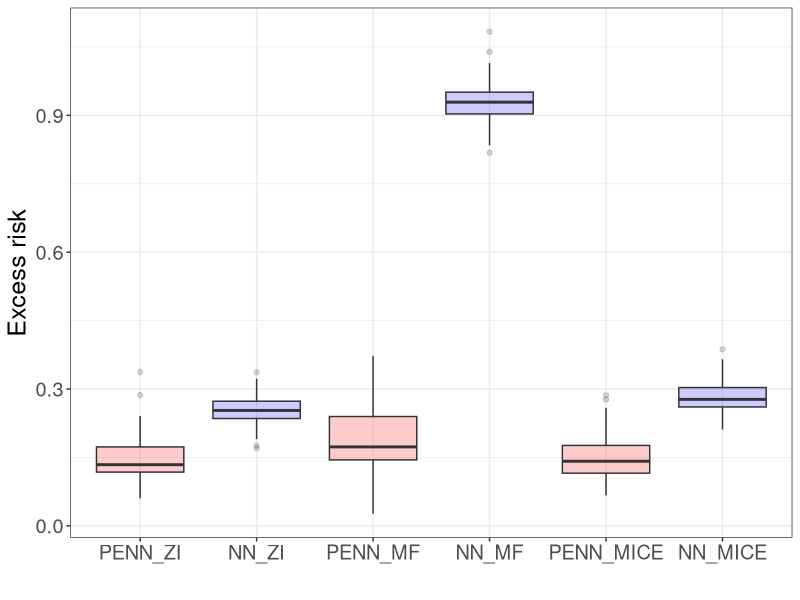

This chart was generated by the following R code:
library(ggplot2)
library(tidyr)

PENN_ZI = c(0.8981430530548096, 0.9179642796516418, 0.8719450235366821, 0.8891510963439941, 0.8471472859382629, 0.931098222732544, 0.9088613390922546, 0.85178142786026, 0.9935603737831116, 0.9996105432510376, 0.8995017409324646, 0.9290486574172974, 0.9031370878219604, 0.8957374095916748, 1.0013478994369507, 0.9773666262626648, 0.9057207107543945, 0.8906202912330627, 0.9054656028747559, 0.8931309580802917, 0.9055522680282593, 0.9371340870857239, 0.9447075128555298, 0.8910856246948242, 0.9396334886550903, 0.879650890827179, 0.892600417137146, 0.9991257786750793, 0.853626549243927, 0.899844229221344, 1.0603020191192627, 0.8567478656768799, 1.0143862962722778, 0.8807156085968018, 0.9175353646278381, 0.8916091918945312, 0.8761974573135376, 0.891528308391571, 0.9473190307617188, 0.9300574064254761, 0.9988600611686707, 0.9161072373390198, 0.9636011719703674, 0.8887673616409302, 0.909341037273407, 0.9064801931381226, 0.9776756763458252, 0.8508652448654175, 0.9206567406654358, 0.9140392541885376, 0.904786229133606, 1.0108611583709717, 0.8562504053115845, 0.865617573261261, 0.8930495977401733, 0.8887737989425659, 0.9464021325111389, 0.9243444204330444, 0.8923313617706299, 0.9065456986427307, 0.9203923940658569, 0.9178910255432129, 0.9514868259429932, 0.8577574491500854, 0.9160188436508179, 1.0104621648788452, 0.9901244044303894, 0.8902503848075867, 0.8953331112861633, 0.951202929019928, 0.878387987613678, 1.1108859777450562, 0.9751372933387756, 0.9344590902328491, 0.8558092713356018, 0.9121066331863403, 0.8972010016441345, 0.9500240087509155, 0.849419116973877, 0.9150005578994751, 0.9495694041252136, 0.9234029054641724, 0.9853662252426147, 0.8856242299079895, 0.8484928011894226, 0.9252944588661194, 0.9460891485214233, 0.8966972827911377, 0.8342338800430298, 0.9594048857688904, 0.8926125764846802, 0.8944607377052307, 0.9552436470985413, 0.9579041004180908, 0.8341948986053467, 0.9011351466178894, 1.00978422164917, 0.9087114334106445, 0.891543447971344, 0.900867760181427) - 0.5236 - 0.25

NN_ZI = c(1.0285301208496094, 0.9749572277069092, 0.9495732188224792, 1.0852031707763672, 1.0258742570877075, 1.019879937171936, 1.0074220895767212, 1.0263911485671997, 1.025162696838379, 1.050432562828064, 1.0191011428833008, 1.0261379480361938, 1.0297545194625854, 1.0200010538101196, 1.0814987421035767, 0.9939532279968262, 1.009804606437683, 0.943695604801178, 0.9725736379623413, 1.0042262077331543, 1.0044124126434326, 1.0387805700302124, 1.0088030099868774, 1.0404243469238281, 0.9759887456893921, 0.9925470948219299, 1.024596095085144, 1.0247492790222168, 1.0845609903335571, 1.0429497957229614, 1.055828332901001, 1.0122623443603516, 1.0567482709884644, 1.0265699625015259, 1.03047513961792, 1.0089137554168701, 1.0651593208312988, 1.0455931425094604, 1.00687837600708, 1.059706211090088, 1.0661544799804688, 1.0223528146743774, 1.0172446966171265, 1.0227460861206055, 1.0174604654312134, 1.0156315565109253, 1.0336965322494507, 1.0322272777557373, 0.9723886847496033, 1.0545127391815186, 1.063052773475647, 1.0722581148147583, 0.9901195168495178, 1.0355546474456787, 1.0172845125198364, 1.0744117498397827, 1.0859313011169434, 1.0822328329086304, 1.1098443269729614, 1.0285080671310425, 1.0081961154937744, 1.034538984298706, 1.0947377681732178, 1.005500078201294, 1.010970115661621, 0.9950564503669739, 1.0395363569259644, 1.0306477546691895, 1.0454974174499512, 0.9978573322296143, 1.0399644374847412, 1.0324623584747314, 1.0421507358551025, 1.0191632509231567, 0.9835841059684753, 1.0333943367004395, 1.0633689165115356, 1.0295969247817993, 1.0061239004135132, 1.054089069366455, 1.0660854578018188, 1.0170183181762695, 1.0179574489593506, 1.085968017578125, 0.9966558814048767, 0.9678615927696228, 1.0282806158065796, 1.060560703277588, 1.0133986473083496, 1.0833990573883057, 0.9989176988601685, 1.0313661098480225, 1.058627963066101, 1.0265856981277466, 0.9635530114173889, 1.0284276008605957, 1.0265367031097412, 1.0963369607925415, 1.011352777481079, 1.0058575868606567) - 0.5236 - 0.25 

PENN_MF = c(0.9502116441726685, 0.9084093570709229, 0.9931526184082031, 0.9349477291107178, 1.023658037185669, 0.9127238988876343, 0.9393681883811951, 0.9635742902755737, 0.9028569459915161, 0.9286973476409912, 0.8711751699447632, 0.9405534267425537, 0.9492233395576477, 1.0242514610290527, 0.933876633644104, 0.8866378664970398, 1.1027477979660034, 0.9292463064193726, 0.9234132766723633, 0.9275219440460205, 0.8929771780967712, 0.9483951330184937, 0.9444286227226257, 0.9743754863739014, 0.8963448405265808, 0.9508382081985474, 0.9612061381340027, 1.1462643146514893, 0.9753751754760742, 0.9182232618331909, 0.8879359364509583, 0.9777414202690125, 0.9825847744941711, 0.9544582962989807, 0.8856005668640137, 0.9194392561912537, 1.0674986839294434, 0.9136257767677307, 0.8827150464057922, 1.0755515098571777, 0.9228503108024597, 1.0448341369628906, 0.9219531416893005, 1.1068769693374634, 0.9554400444030762, 0.9046061635017395, 1.073322057723999, 0.8458372950553894, 0.8755626082420349, 1.0754942893981934, 0.9857501983642578, 1.049116849899292, 1.054160714149475, 1.0955190658569336, 0.9138284921646118, 1.069750428199768, 0.9188923835754395, 0.9831214547157288, 0.9039121270179749, 0.9950318336486816, 0.9684494137763977, 1.012674331665039, 0.9415819048881531, 0.8753094673156738, 1.1303414106369019, 0.9126474857330322, 0.9022233486175537, 0.9234523177146912, 0.9324686527252197, 0.950774610042572, 1.0875959396362305, 0.9401062726974487, 0.9287468791007996, 0.9882795810699463, 0.9424874782562256, 0.9449594020843506, 0.9410761594772339, 0.8878660202026367, 0.8861382007598877, 1.0179492235183716, 0.9283453226089478, 1.0820010900497437, 1.0031989812850952, 0.9421428442001343, 1.0894510746002197, 0.9013070464134216, 0.9401006698608398, 1.0719594955444336, 1.0171144008636475, 0.9514601826667786, 1.01497220993042, 0.9667755961418152, 0.9760875105857849, 0.9649633765220642, 0.8003181219100952, 1.060375452041626, 1.1217567920684814, 0.9179880023002625, 1.0335062742233276, 0.9134443402290344) - 0.5236 - 0.25 

NN_MF = c(1.6645333766937256, 1.6850172281265259, 1.679581880569458, 1.6837149858474731, 1.7220312356948853, 1.761834979057312, 1.7414722442626953, 1.642422080039978, 1.7231972217559814, 1.6613062620162964, 1.6625466346740723, 1.7020578384399414, 1.7118054628372192, 1.6596925258636475, 1.7132171392440796, 1.7451605796813965, 1.6337262392044067, 1.6947747468948364, 1.6775373220443726, 1.6187762022018433, 1.6986720561981201, 1.7513039112091064, 1.7168457508087158, 1.7763711214065552, 1.6264065504074097, 1.7306936979293823, 1.812718391418457, 1.669429898262024, 1.746690273284912, 1.6851133108139038, 1.7128511667251587, 1.788285493850708, 1.7023332118988037, 1.682051181793213, 1.6327224969863892, 1.758871078491211, 1.7547820806503296, 1.6926153898239136, 1.7035502195358276, 1.7466379404067993, 1.6725400686264038, 1.664060354232788, 1.7283812761306763, 1.7289907932281494, 1.6429672241210938, 1.7121524810791016, 1.692232370376587, 1.6384748220443726, 1.716923475265503, 1.7069242000579834, 1.776615023612976, 1.667744517326355, 1.7028881311416626, 1.717939019203186, 1.7379437685012817, 1.734164834022522, 1.60788893699646, 1.6969048976898193, 1.7197922468185425, 1.6595011949539185, 1.730180025100708, 1.6807870864868164, 1.8570566177368164, 1.6950955390930176, 1.7091621160507202, 1.6738804578781128, 1.7216875553131104, 1.6816482543945312, 1.673026204109192, 1.7101924419403076, 1.7083640098571777, 1.6974595785140991, 1.7371023893356323, 1.763452172279358, 1.6917636394500732, 1.713878870010376, 1.694210171699524, 1.7291650772094727, 1.5915714502334595, 1.6744384765625, 1.7035624980926514, 1.6577086448669434, 1.7829734086990356, 1.7178713083267212, 1.6735068559646606, 1.7174140214920044, 1.7009130716323853, 1.70279061794281, 1.6833101511001587, 1.6930978298187256, 1.707737922668457, 1.7158443927764893, 1.77193021774292, 1.7577840089797974, 1.6674712896347046, 1.7023353576660156, 1.6834156513214111, 1.690321445465088, 1.7052372694015503, 1.6173676252365112) - 0.5236 - 0.25 

PENN_MICE = c(0.8721635937690735, 0.912061333656311, 0.8567931652069092, 0.9349062442779541, 0.8626223802566528, 0.9060147404670715, 0.9136471748352051, 0.8404947519302368, 0.9634172916412354, 0.9493167996406555, 0.9059772491455078, 0.9070804715156555, 0.9791086912155151, 0.9253048896789551, 0.9584223628044128, 0.9285968542098999, 0.9100251197814941, 0.8571417927742004, 0.9997610449790955, 0.9058847427368164, 0.9028947353363037, 0.9380254745483398, 0.8850542902946472, 0.9630011916160583, 0.8622075319290161, 0.966605544090271, 0.895479679107666, 0.8888519406318665, 0.9313275218009949, 0.8824799656867981, 0.9061543941497803, 1.0230748653411865, 0.9113785028457642, 0.9340197443962097, 0.8860269784927368, 0.8808898329734802, 0.9013969898223877, 0.930709183216095, 0.9044862985610962, 0.9515279531478882, 0.9097356200218201, 0.9061203002929688, 0.9387456178665161, 0.9166378974914551, 0.9153313636779785, 0.9103752970695496, 0.9447301626205444, 0.9818298816680908, 0.9591810703277588, 0.9157974720001221, 0.9727820158004761, 0.8890851736068726, 0.9004002809524536, 0.8921284079551697, 0.8963359594345093, 0.8594202399253845, 0.9976944327354431, 0.8574717044830322, 0.9751926064491272, 0.9187169075012207, 0.8752188682556152, 0.9285922050476074, 1.0139129161834717, 0.8889217972755432, 0.9647318124771118, 0.8725180625915527, 1.0150529146194458, 1.0245441198349, 0.9062024354934692, 0.8726338148117065, 0.8873454332351685, 0.8963062763214111, 1.0069634914398193, 0.8619240522384644, 1.010055422782898, 0.935667097568512, 0.9244179725646973, 1.0598701238632202, 0.9223028421401978, 0.8675845861434937, 0.9980372786521912, 0.934643566608429, 0.897229015827179, 1.0508129596710205, 0.8590456247329712, 0.8820886611938477, 0.9211940169334412, 0.9148527383804321, 0.9324487447738647, 0.9408697485923767, 0.8514202237129211, 0.8678767681121826, 1.0322932004928589, 0.9404006004333496, 0.8784988522529602, 0.9413880705833435, 0.9714237451553345, 0.9151769280433655, 0.9324516654014587, 0.986501932144165) - 0.5236 - 0.25 

NN_MICE = c(1.0532439947128296, 1.0776256322860718, 1.0518873929977417, 1.077609658241272, 1.0467356443405151, 1.0652971267700195, 1.0438990592956543, 1.0345090627670288, 1.045589566230774, 1.0474982261657715, 1.041257381439209, 1.0535519123077393, 1.0428637266159058, 1.025551199913025, 1.0943677425384521, 1.037060022354126, 1.0833709239959717, 1.047691822052002, 1.0273982286453247, 1.0703381299972534, 1.1097874641418457, 1.087387204170227, 1.083571434020996, 1.0770984888076782, 1.0266907215118408, 1.0581622123718262, 1.0363945960998535, 1.0567187070846558, 1.0841573476791382, 0.9976754188537598, 1.083616852760315, 1.040465235710144, 1.043778896331787, 1.0922725200653076, 1.0527098178863525, 1.0376983880996704, 1.0451842546463013, 1.0232634544372559, 1.0380829572677612, 1.0555224418640137, 1.0456815958023071, 1.0313546657562256, 0.9845478534698486, 1.0519682168960571, 1.0072784423828125, 1.0870215892791748, 1.1130470037460327, 1.0159540176391602, 1.0333346128463745, 1.0300623178482056, 1.1185137033462524, 1.1388429403305054, 1.061607003211975, 0.993211030960083, 1.050592064857483, 1.0345299243927002, 1.0532103776931763, 1.07058584690094, 1.1097497940063477, 1.0313913822174072, 1.0438863039016724, 1.058430552482605, 1.1346955299377441, 1.0083045959472656, 1.0632758140563965, 1.060484528541565, 1.0777541399002075, 1.0893703699111938, 1.0944863557815552, 1.0546493530273438, 1.0766797065734863, 1.050395131111145, 1.0092750787734985, 1.101084589958191, 1.0664643049240112, 1.0550023317337036, 1.0632658004760742, 1.0505234003067017, 1.0617589950561523, 1.0138777494430542, 1.051155686378479, 1.0517897605895996, 1.1043343544006348, 1.0506490468978882, 1.014492154121399, 1.0244250297546387, 1.0474681854248047, 1.0305163860321045, 1.0061235427856445, 1.0354666709899902, 0.9982943534851074, 1.035579800605774, 1.1607965230941772, 1.1322988271713257, 1.0271894931793213, 1.0905855894088745, 1.0567448139190674, 1.0316396951675415, 1.0099536180496216, 1.0113552808761597) - 0.5236 - 0.25 
Excess_Risk = data.frame('PENN_ZI' = PENN_ZI, 'NN_ZI' = NN_ZI,
                         'PENN_MF' = PENN_MF, 'NN_MF' = NN_MF,
                         'PENN_MICE' = PENN_MICE, 'NN_MICE' = NN_MICE)

df_long = Excess_Risk %>%
  pivot_longer(cols = everything(), names_to = "Variable", values_to = "Value")
df_long$Variable = factor(df_long$Variable, levels = c('PENN_ZI', 'NN_ZI', 'PENN_MF', 'NN_MF', 'PENN_MICE', 'NN_MICE'))

ggplot(df_long, aes(x=Variable, y=Value, fill=Variable)) + geom_boxplot(alpha=0.2) + 
  xlab("") + ylab("Excess risk") + theme_bw() + theme(legend.position = "none", text = element_text(size = 18)) + 
  scale_fill_manual(values = c('PENN_ZI' = 'red', 'NN_ZI' = 'blue', 'PENN_MF' = 'red', 
                               'NN_MF' = 'blue',  'PENN_MICE' = 'red', 'NN_MICE' = 'blue'))
